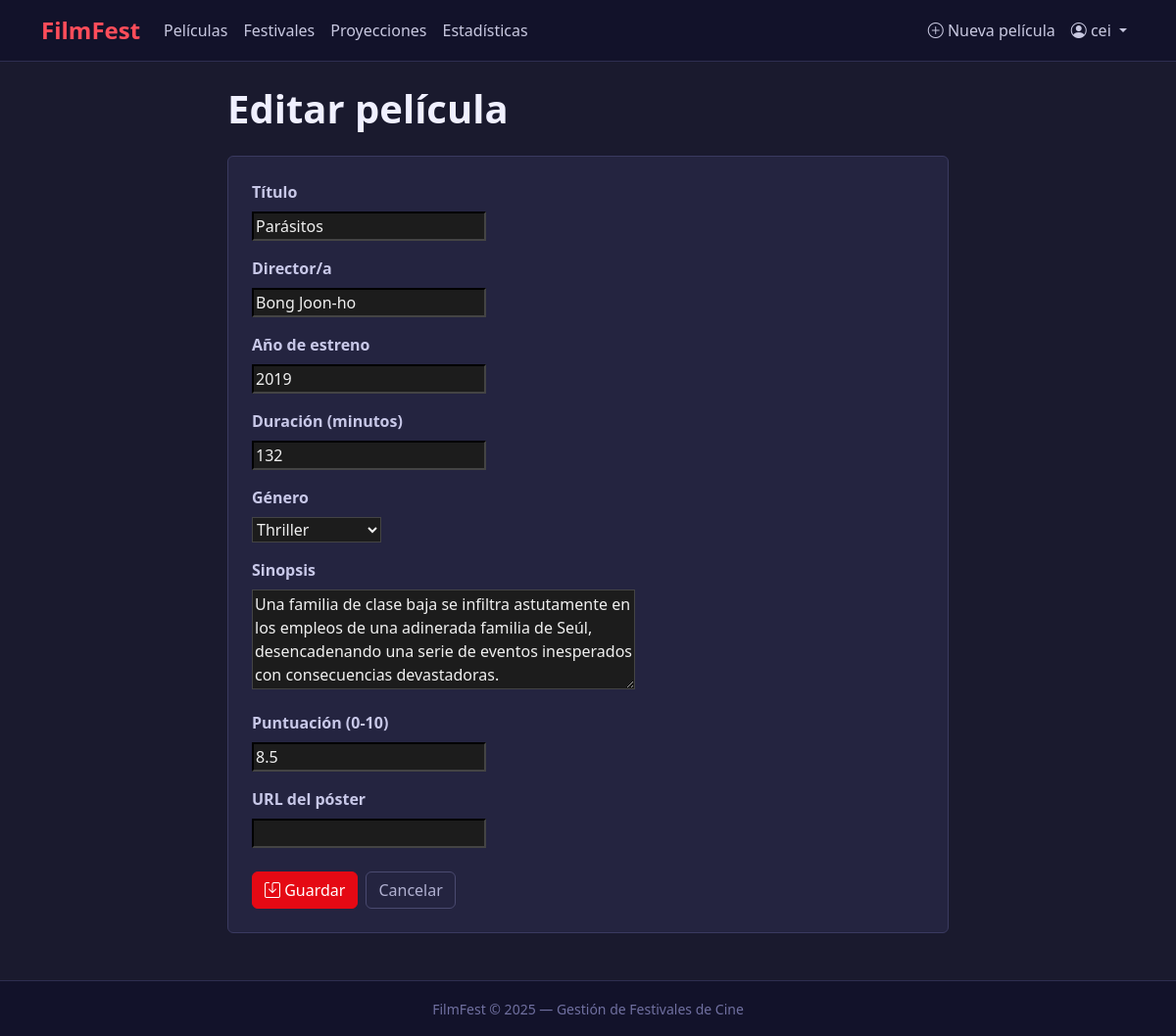
/peliculas/4/editar/ (signed in), run on the app's committed database.
### festival/models.py (models this page shows, shortened)
class Pelicula(models.Model):
    titulo = models.CharField(
        max_length=200,
        verbose_name='Título'
    )
    director = models.CharField(
        max_length=150,
        verbose_name='Director/a'
    )
    anio = models.IntegerField(
        verbose_name='Año de estreno',
        validators=[validar_anio]
    )
    duracion_minutos = models.PositiveIntegerField(
        verbose_name='Duración (minutos)'
    )
    genero = models.CharField(
        max_length=30,
        choices=GENEROS,
        verbose_name='Género'
    )
    sinopsis = models.TextField(
        max_length=1000,
        verbose_name='Sinopsis'
    )
    puntuacion = models.DecimalField(
        max_digits=3,
        decimal_places=1,
        null=True,
        blank=True,
        verbose_name='Puntuación (0-10)',
        validators=[validar_puntuacion]
    )
    poster_url = models.URLField(
        blank=True,
        verbose_name='URL del póster'
    )
    creada_por = models.ForeignKey(
        User,
        on_delete=models.SET_NULL,
        null=True,
        related_name='peliculas'
    )
    class Meta:
        verbose_name = 'Película'
        verbose_name_plural = 'Películas'
        ordering = ['-anio', 'titulo']

### festival/views.py (the view)
# urls.py: path('peliculas/<int:pk>/editar/', views.editar_pelicula, name='editar_pelicula'),
@login_required
def editar_pelicula(request, pk):
    pelicula = get_object_or_404(Pelicula, pk=pk)
    if not request.user.is_staff and pelicula.creada_por != request.user:
        messages.error(request, 'No tienes permiso para editar esta película.')
        return redirect('detalle_pelicula', pk=pk)
    if request.method == 'POST':
        form = PeliculaForm(request.POST, instance=pelicula)
        if form.is_valid():
            form.save()
            messages.success(request, f'Película "{pelicula.titulo}" actualizada.')
            return redirect('detalle_pelicula', pk=pk)
    else:
        form = PeliculaForm(instance=pelicula)
    return render(request, 'festival/pelicula_form.html', {'form': form, 'titulo': 'Editar película', 'pelicula': pelicula})

### festival/templates/festival/pelicula_form.html (shortened to what this page needs)
{% extends 'base.html' %}
{% block content %}
<div class="row justify-content-center">
    <div class="col-md-8">
        <h1 class="fw-bold mb-4">{{ titulo }}</h1>
        <div class="card p-4">
            <form method="post" novalidate>
                {% for field in form %}
                <div class="mb-3">
                    <label for="{{ field.id_for_label }}" class="form-label fw-semibold">{{ field.label }}</label>
                    <div>
                        {% if field.field.widget.input_type == 'checkbox' %}
                            <div class="form-check">
                                {{ field }}
                                <label class="form-check-label" for="{{ field.id_for_label }}">{{ field.label }}</label>
                            </div>
                        {% else %}
                            {% if field.errors %}
                                <input type="{{ field.field.widget.input_type|default:'text' }}"
                                       name="{{ field.html_name }}"
                                       id="{{ field.id_for_label }}"
                                       value="{{ field.value|default:'' }}"
                                       class="form-control bg-dark text-light border-danger"
                                       {% for attr, val in field.field.widget.attrs.items %}{{ attr }}="{{ val }}"{% endfor %}>
                            {% else %}
                                {{ field }}
                            {% endif %}
                        {% endif %}
                    </div>
                </div>
                {% endfor %}
                <div class="d-flex gap-2 mt-4">
                    <button type="submit" class="btn btn-danger">
                        <i class="bi bi-save"></i> Guardar
                    </button>
                    <a href="javascript:history.back()" class="btn btn-outline-secondary">Cancelar</a>
                </div>
            </form>
        </div>
    </div>
</div>
{% endblock %}

### festival/templates/base.html (shortened to what this page needs)
<!DOCTYPE html>
<html lang="es">
<head>
    <link href="https://cdn.jsdelivr.net/npm/bootstrap@5.3.0/dist/css/bootstrap.min.css" rel="stylesheet">
    <link href="https://cdn.jsdelivr.net/npm/bootstrap-icons@1.10.5/font/bootstrap-icons.css" rel="stylesheet">
</head>
<body>
<nav class="navbar navbar-expand-lg navbar-dark mb-4">
    <div class="container">
        <a class="navbar-brand" href="{% url 'home' %}">FilmFest</a>
        <div class="collapse navbar-collapse" id="navMenu">
            <ul class="navbar-nav me-auto">
                <li class="nav-item"><a class="nav-link" href="{% url 'lista_peliculas' %}">Películas</a></li>
                <li class="nav-item"><a class="nav-link" href="{% url 'lista_festivales' %}">Festivales</a></li>
                <li class="nav-item"><a class="nav-link" href="{% url 'lista_proyecciones' %}">Proyecciones</a></li>
                <li class="nav-item"><a class="nav-link" href="{% url 'estadisticas' %}">Estadísticas</a></li>
            </ul>
            <ul class="navbar-nav">
                {% if user.is_authenticated %}
                    <li class="nav-item">
                        <a class="nav-link" href="{% url 'crear_pelicula' %}"><i class="bi bi-plus-circle"></i> Nueva película</a>
                    </li>
                    <li class="nav-item dropdown">
                        <a class="nav-link dropdown-toggle" href="#" data-bs-toggle="dropdown">
                            <i class="bi bi-person-circle"></i> {{ user.first_name|default:user.username }}
                        </a>
                    </li>
                {% else %}
                    <li class="nav-item"><a class="nav-link" href="{% url 'login' %}">Iniciar sesión</a></li>
                    <li class="nav-item"><a class="nav-link" href="{% url 'registro' %}">Registrarse</a></li>
                {% endif %}
            </ul>
        </div>
    </div>
</nav>
<main class="container">
    {% block content %}{% endblock %}
</main>
<footer class="py-3 mt-5">
    <div class="container text-center">
        <small>FilmFest &copy; 2025 — Gestión de Festivales de Cine</small>
    </div>
</footer>
</body>
</html>

### festival/templates/base.html (style rules this page uses)
body { background-color: #1a1a2e; color: #e8e8f0; }
.navbar { background-color: #12122a !important; border-bottom: 1px solid #2e2e50; }
.navbar-brand { color: #ff4d5a !important; font-weight: 700; font-size: 1.5rem; }
.nav-link { color: #c8c8e0 !important; }
.card { background-color: #242440; border: 1px solid #3a3a60; color: #e8e8f0; }
h1, h2, h3, h4, h5, h6 { color: #f0f0ff; }
p, li, td, th, label { color: #d0d0e8; }
small { color: #a0a0c8; }
.btn-danger { background-color: #e50914; border-color: #e50914; color: #fff; }
.btn-outline-secondary { color: #b0b0d0; border-color: #4a4a70; }
input, select, textarea { background-color: #2a2a4a !important; color: #e8e8f0 !important; border-color: #4a4a70 !important; }
input::placeholder, textarea::placeholder { color: #7878a8 !important; }
.form-label { color: #c8c8e8 !important; }
footer { background-color: #12122a; border-top: 1px solid #2e2e50; margin-top: 3rem; }
footer small { color: #7070a0; }

### festival/templates/festival/pelicula_form.html (style rules this page uses)
input, select, textarea { background-color: #1c1c1c !important; color: #f0f0f0 !important; border-color: #444 !important; }

### data on the page
Pelicula: form "Parásitos" "Bong Joon-ho" "2019" "132" "Thriller" "Una familia de clase baja se infiltra astutamente en los empleos de una adinerada familia de Seúl, desencadenando una serie de eventos inesperados con consecuencias devastadoras." "8.5"

### other printed values
{{ user.first_name|default:user.username }} "cei"
{{ titulo }} "Editar película"
{{ field.label }} "Título" "Director/a" "Año de estreno" "Duración (minutos)" "Género" "Sinopsis" "Puntuación (0-10)" "URL del póster"
